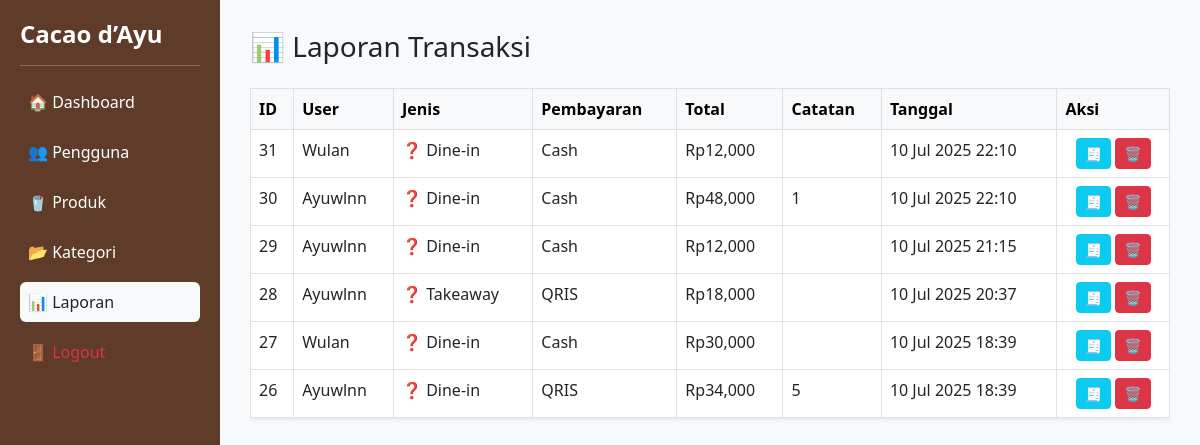
Screenshot of /laporan.php (signed in) with the database file from the repository.
### tables this page shows
CREATE TABLE `transactions` (
  `id` int(11) NOT NULL,
  `user_id` int(11) DEFAULT NULL,
  `table_id` int(11) DEFAULT NULL,
  `payment_id` int(11) DEFAULT NULL,
  `order_type` enum('Dine-in','Takeaway','Delivery') DEFAULT NULL,
  `total` int(11) DEFAULT NULL,
  `note` varchar(255) DEFAULT NULL,
  `created_at` datetime DEFAULT current_timestamp()
);

CREATE TABLE `users` (
  `id` int(11) NOT NULL,
  `username` varchar(50) DEFAULT NULL,
  `password` varchar(255) DEFAULT NULL,
  `role_id` int(11) DEFAULT NULL
);

CREATE TABLE `payments` (
  `id` int(11) NOT NULL,
  `method` varchar(50) DEFAULT NULL
);

### src/laporan.php (the view, shortened to what this page needs)
<?php
include 'koneksi.php';
$data = mysqli_query($conn, "SELECT t.id, u.username, t.order_type, t.note, p.method, t.total, t.created_at FROM transactions t JOIN users u ON t.user_id = u.id JOIN payments p ON t.payment_id = p.id ORDER BY t.created_at DESC");
?>
<!DOCTYPE html>
<html lang="id">
<head>
  <link href="https://cdn.jsdelivr.net/npm/bootstrap@5.3.0/dist/css/bootstrap.min.css" rel="stylesheet">
</head>
<body>
<div class="sidebar" id="sidebar">
  <h4>Cacao d’Ayu</h4>
  <hr>
  <a href="dashboard.php">🏠 Dashboard</a>
  <a href="users.php">👥 Pengguna</a>
  <a href="produk.php">🥤 Produk</a>
  <a href="kategori.php">📂 Kategori</a>
  <a href="laporan.php" class="bg-light text-dark">📊 Laporan</a>
  <a href="logout.php" class="text-danger">🚪 Logout</a>
</div>
<div class="main">
  <h3 class="mb-4">📊 Laporan Transaksi</h3>
  <div class="table-responsive">
    <table class="table table-bordered table-hover bg-white shadow-sm">
      <thead class="table-light">
        <tr>
          <th>ID</th>
          <th>User</th>
          <th>Jenis</th>
          <th>Pembayaran</th>
          <th>Total</th>
          <th>Catatan</th>
          <th>Tanggal</th>
          <th>Aksi</th>
        </tr>
      </thead>
      <tbody>
        <?php while ($t = mysqli_fetch_assoc($data)) {
          $ikon = match($t['order_type']) {
            'dine-in' => '🍽️',
            'takeaway' => '🥡',
            'delivery' => '🚚',
            default => '❓'
          };
        ?>
        <tr>
          <td><?= $t['id'] ?></td>
          <td><?= $t['username'] ?></td>
          <td><?= $ikon . ' ' . ucfirst($t['order_type']) ?></td>
          <td><?= $t['method'] ?></td>
          <td>Rp<?= number_format($t['total']) ?></td>
          <td><?= $t['note'] ?></td>
          <td><?= date("d M Y H:i", strtotime($t['created_at'])) ?></td>
          <td class="text-center">
            <a href="struk.php?id=<?= $t['id'] ?>" target="_blank" class="btn btn-info btn-sm">🧾</a>
            <form method="post" style="display:inline;">
              <button type="submit" class="btn btn-danger btn-sm" onclick="return confirm('Yakin hapus transaksi?')">🗑️</button>
            </form>
          </td>
        </tr>
        <?php } ?>
      </tbody>
    </table>
  </div>
</div>
</body>
</html>

### src/laporan.php (style rules this page uses)
body { margin: 0; font-family: 'Segoe UI', sans-serif; background-color: #f8f9fa; }
.main { margin-left: 220px; padding: 30px; transition: margin-left 0.3s ease; }
.sidebar { height: 100vh; background-color: #5e3c29; color: #fff; padding: 20px; position: fixed; width: 220px; top: 0; left: 0; z-index: 1000; }
.sidebar h4 { font-weight: bold; }
.sidebar a { color: #fff; display: block; margin-bottom: 10px; text-decoration: none; padding: 8px; border-radius: 6px; }

### rows the page displays
transactions: id "31", user.username "Wulan", order_type "❓", order_type "Dine-in", payment.method "Cash", total "12,000", created_at "10 Jul 2025 22:10"
transactions: id "30", user.username "Ayuwlnn", order_type "❓", order_type "Dine-in", payment.method "Cash", total "48,000", note "1", created_at "10 Jul 2025 22:10"
transactions: id "29", user.username "Ayuwlnn", order_type "❓", order_type "Dine-in", payment.method "Cash", total "12,000", created_at "10 Jul 2025 21:15"
transactions: id "28", user.username "Ayuwlnn", order_type "❓", order_type "Takeaway", payment.method "QRIS", total "18,000", created_at "10 Jul 2025 20:37"
transactions: id "27", user.username "Wulan", order_type "❓", order_type "Dine-in", payment.method "Cash", total "30,000", created_at "10 Jul 2025 18:39"
transactions: id "26", user.username "Ayuwlnn", order_type "❓", order_type "Dine-in", payment.method "QRIS", total "34,000", note "5", created_at "10 Jul 2025 18:39"
